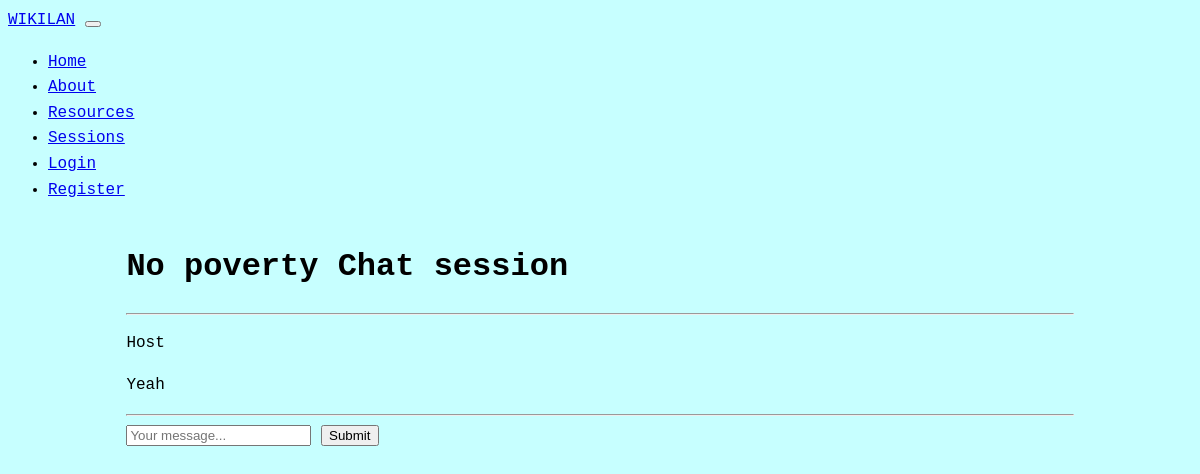
The app's page /chat/session/8655749740b147d7b56f7596a2f65c1b, older data.
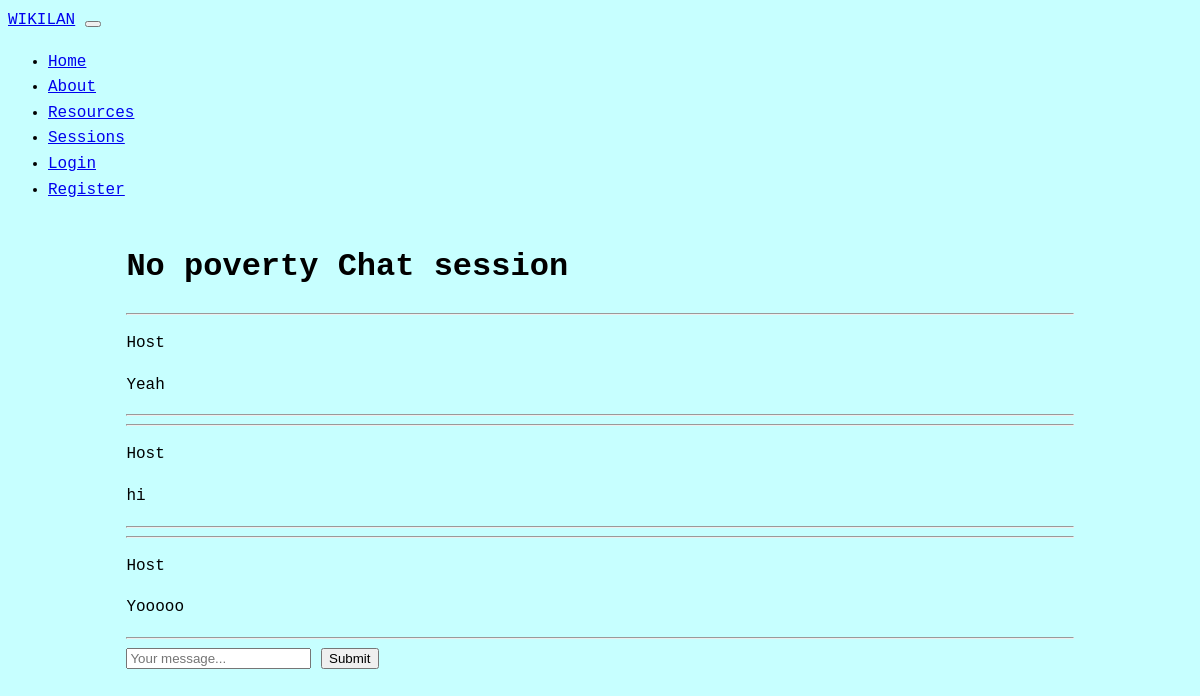
The same page, newer data.
### chat/models.py (models this page shows, shortened)
class Message(models.Model):
    session = models.ForeignKey(Session, related_name='messages', on_delete=models.CASCADE)
    sender = models.ForeignKey(User, related_name='messages', on_delete=models.CASCADE)
    content = models.TextField(max_length=50)
    timestamp = models.DateTimeField(auto_now_add=True)

### chat/views.py (the view)
# urls.py: path('session/<str:id>', views.session, name="session"),
def session(request, id):
    session = Session.objects.get(id=id)
    messages = Message.objects.filter(session=session)[0:80]
    context={
        'session_id': id,
        'session': session.name,
        'messages': messages,
    }
    return render(request, 'session.html', context)

### templates/chat/session.html (shortened to what this page needs)
{% extends "base.html" %}
{% block content %}
<body>
    <div class="relative pb-10">
        <div class="lg:p-20 text-center">
          <h1 class="mx-auto rounded-full p-3 font-mono text-white bg-slate-800 m-3 ">{{session}} Chat session</h1>
        </div>
        <div class="mx-4 pb-5 backdrop-blur-sm">
          <div id="chat-messages" class="chat-messages space-y-2 flex flex-col object-fill" id="chat-messages">
            {% for message in messages%}
            <hr>
            <div class="mx-auto text-sm shadow-lg max-w-md my-auto px-10 py-1 bg-slate-500 border-solid border-1 border-slate-200 flex flex-col object-fill" style="width: 300px; object-fit: contain; word-wrap: break-word; border-radius: 5px;">
              <p class="font-bold text-xs bg-slate-600 p-1 font-mono">{{message.sender}}</p>
              <p>{{message.content}}</p>
            </div>
            <hr>
            {% endfor %}
          </div>
        </div>
    <div class="lg:w-2/4 mx-4 mb-10 lg:mx-auto p-1 bg-slate-900 rounded-full fixed bottom-10 left-0 right-0 opacity-80 text-black">
        <form method="post" class="flex">
          <input type="text" name="content" class="flex-1 rounded-l-full mr-3 px-5" placeholder="Your message..." id="message-input">
          <input type="submit" name="submit" id="send-button" class="send-button flex-1 rounded-l-full mr-3 px-5" id="message-input">
        </form>
      </div>
</body>
{% endblock %}

Row changes from the older to the newer data that the page shows:
added Message: sender "Host", content "hi"
added Message: sender "Host", content "Yooooo"
